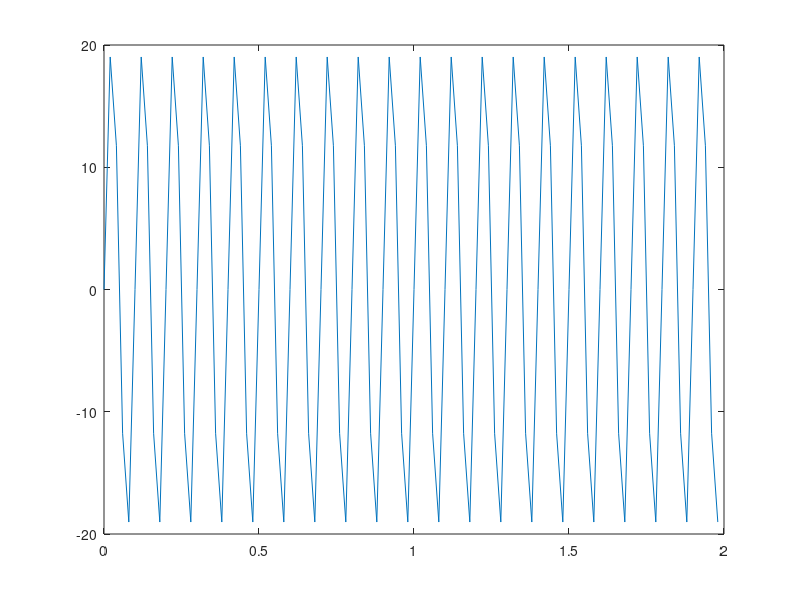
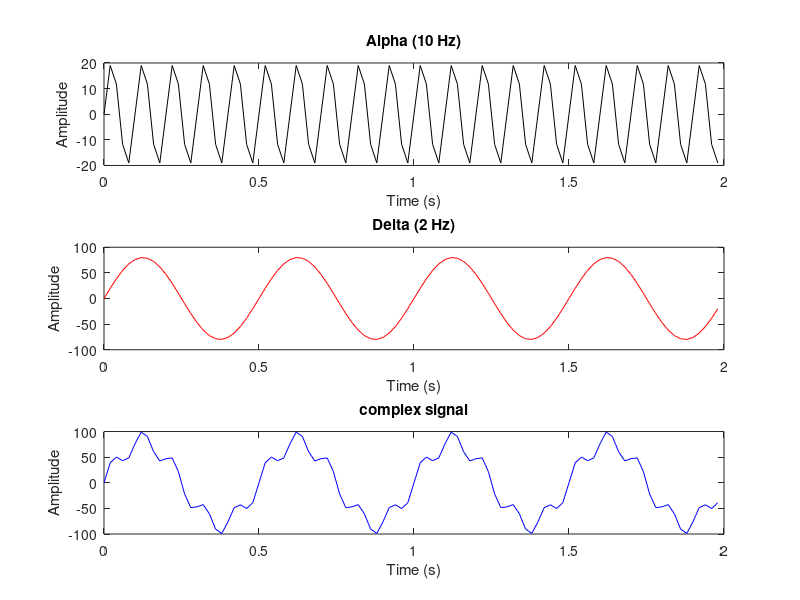
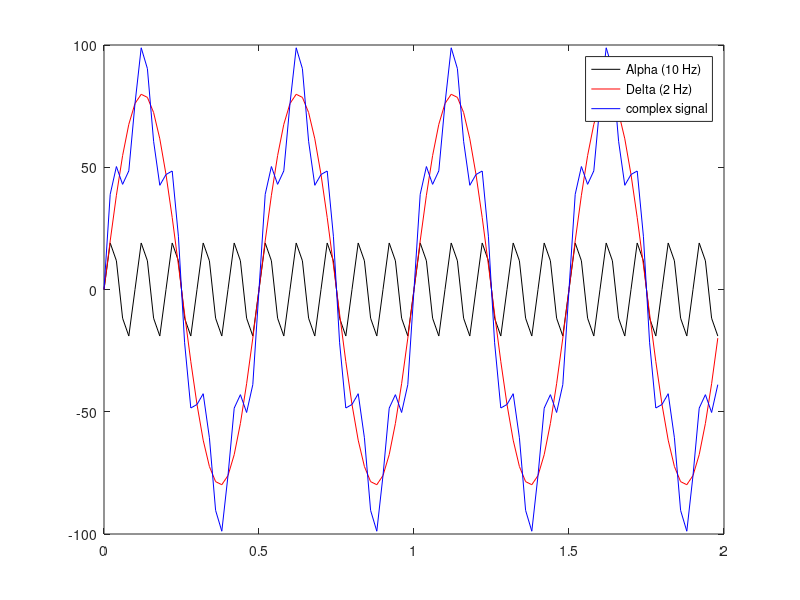
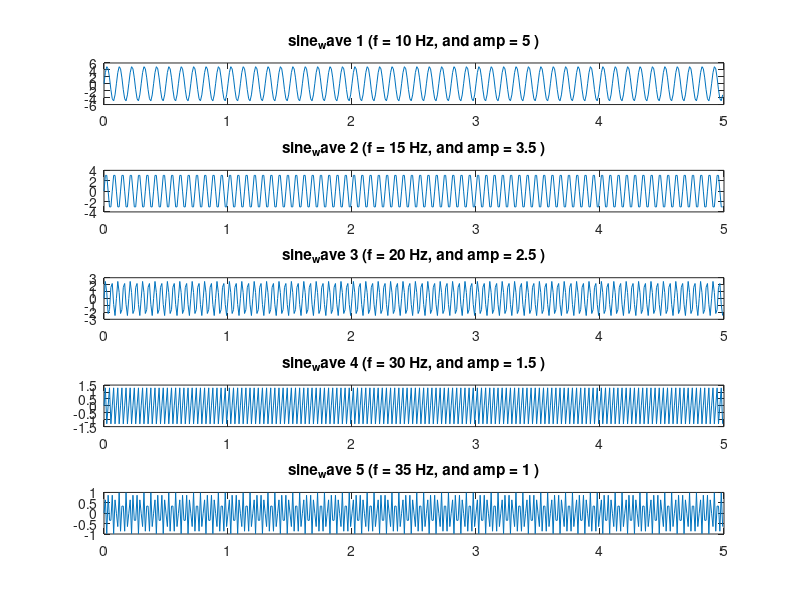

Write the MATLAB code that produced these figures, in order.
%% introduction
% Any EEG signal is basically composed of the measured signal from the brain 
% region of interest, signal measured due to the activity of other brain regions 
% (source mixing), and noise. 
% 
% To build a realistic EEG simulation step by step, 
%% 
% * we first model the clean activity of a single region—starting with a *single 
% sine wave* (Module 1), 
% * and then combining frequencies into a *complex wave* (Module 2),
% * before adding *source mixing* (Module 3) 
% * and *noise*.
% * for all the modules, the phase shift is considered to be zero, which is 
% different from real data. here we are just trying to make it as simple as possible. 
%% 
% According to Fourier theorem, any complex signal can be represented as weighted 
% sums of sinusoids (sines and cosines), that's why we are going to simulate single 
% sin wave before   simulating a complex wave.  
%% module 1
% first, we need to simulate the data we are going to analyze later. 
% 
% this simulation process is important since it's giving us the ground truth 
% to evaluate our analysis method.
% 
% quick summary of the steps we are going to follow:
%% 
% # simulate a single sine wave
% # simulate a complex wave of 2 sine waves
% # simulate complex wave of x number of waves. (frequency f and amplitudes 
% amps are fixed). 
% # this can represent one simple EEG electrode+ noise.
% 1. simulate single sine wave
% for any sine wave you need to describe, you have to tell what is the *frequency*, 
% *duration*, and the *amplitude* + the *phase* (we will skip it for this part 
% for simplification). 
% 
% *quick note:* 
% 
% when you are changing an analogue signal(real world signal) to digital one, 
% so, you need to define the suitable sampling rate( how many time points to set 
% per second). This Sampling Frequency (srate) is chosen depending on *Nyquist 
% theorem* that shows that you need to choose your sampling frequency to be larger 
% than the double of the analogue (real) wave frequency. if your analogue wave 
% is 10 your sampling rate should be over 20. 

sampling_frequency = 50;
step = 1/sampling_frequency;
%duration 2 sec 
dur= 2;
%time vector = start: step: end 
% start from 0 and end = duration - one step, if you  start from first step the end will be dur 
t1=0:step:dur-step;
n = length(t1);
%simulated wave frequency
f_alpha = 10;


%% 
% sine wave is describes as:
% 
% wave= a*sin(2*pi*f*t)
% 
% a: amplitude, f: frequency,  t: time 
% 
% (2*pi*f*t) converts frequency in {Hz} into *angular frequency* in radians 
% per second, since trigonometric functions in math and MATLAB expect radians

%final simulated wave 
alpha = 20* sin(2*pi*f_alpha*t1);
plot(t1,alpha)
% 2. simulate complex wave of 2 sine waves

%use the same time vector, define the frequency and the amp =80
f_delta = 2;
delta = 80* sin(2*pi*f_delta*t1);
%% 
% 


%generate your mixed signal by adding all together.
mixed = alpha+ delta;
figure;

subplot(3,1,1);
plot(t1, alpha, 'k');
title('Alpha (10 Hz)');
xlabel('Time (s)');
ylabel('Amplitude')

subplot(3,1,2);
plot(t1, delta,'r');
title('Delta (2 Hz)');
xlabel('Time (s)');
ylabel('Amplitude')

subplot(3,1,3);
plot(t1, mixed, 'b');
title('complex signal');
xlabel('Time (s)');
ylabel('Amplitude')

%to plot all of them on the same figure
figure
plot(t1, alpha, 'k', t1, delta,'r',t1, mixed, 'b' );
legend('Alpha (10 Hz)','Delta (2 Hz)','complex signal');
%% simulate complex wave of 5 waves. 
% for bigger numbers you can't generate each wave separately. 
% 
% in this step we will try to use loops to generate our waves, but for better 
% visualizations we are going to use fixed number of frequencies and amplitudes. 
% 
% Note:
% 
% For now, we're using a fixed set of frequencies to keep things simple. Once 
% you move to a more realistic simulation, you'll let the frequencies change from 
% trial to trial since the brain doesn't hit the exact same frequency on every 
% single trial.

f = [10,15,20,30,35];
amp = [5,  3.5, 2.5, 1.5, 1];
%% 
% from the equation
% 
% wave = a.sin(2*pi*f*t)
% 
% we have the amplitudes and frequencies. you can generate 5 waves using for 
% loop, but what about t?
% 
% as we mentioned before, you need to determine the *sampling rate*, and *duration* 
% to get your time vector.  

srate = 90; 
t2=0:1/srate:5-1/srate; %assuming that the duration of the signal is 5 sec


%% 
% note: 
% 
% as we need to see all the generated waves, we will add figure function before 
% the loop.
% 
% BE CAREFUL, if you don't add it you will not be able to see the waves as the 
% loop will give the result of the last iteration only.

complex_wave = zeros(size(t2)); %empty vector to assign your simulated waves to it
figure
for i = 1: length(f)
    sine_wave =  amp(i)* sin(2*pi*f(i)*t2); 
    subplot(length(f), 1, i)
    plot(t2, sine_wave)
    title(['sine_wave ' num2str(i) ' (f = ' num2str(f(i)) ' Hz,' ' and amp = ' num2str(amp(i)) ' )'])
end
%% 
% now you have your 5 waves, with their amplitudes and frequencies known. 
% 
% in previous step we needed to plot all the waves separately, but real brain 
% waves are complex waves from different regions. as a result I need to add all 
% of them together.
% 
% so, if you are expecting the code to be like this, 
% 
% for i = 1 : length(f)
% 
% complex_wave = amp(i)* sin(2*pi*f(i)*t) ,
% 
% end
% 
% that means for every iteration you are losing the previous wave
% 
% how to fix?
% 
% inside your loop, you will update the value of your complex_wave variable.  
% so for every iteration you are going to add the previous value to your wave 
% to generate a complex wave 
% 
% our equation to be like:

for i = 1: length(f)
    complex_wave = complex_wave + amp(i)* sin(2*pi*f(i)*t2);     
end
figure;
plot(t2,complex_wave)
xlabel('time')
% noise generation
% we have different types of noise, for now we will generate a white noise.
% 
% use randn function for generating noise as random numbers normally distributed, 
% then multiply by .5 to reduce the standard deviation of it to the half so you 
% can avoid the large effect of  noise

noise1 = .5 * randn(size(t2));
complex_wave_1 = complex_wave+ noise1;
%% this can represent one simplified EEG electrode.  
% *important note:* all examples included in this module are simplified, it's 
% not similar to the complexity of real EEG signal as EEG signal is a mixture 
% of waves from different resources in the brain, not simple wave. therefor, we 
% are simulating waves using fixed numbers just for simplicity.

figure
plot(t2, complex_wave_1 )
title('simple EEG-one_electrode_like Signal');
%% 
% that could be similar to ONLY one line of EEG graph representing a complex 
% wave of one electrode. 
% 
% 
%% 


%% 
%
